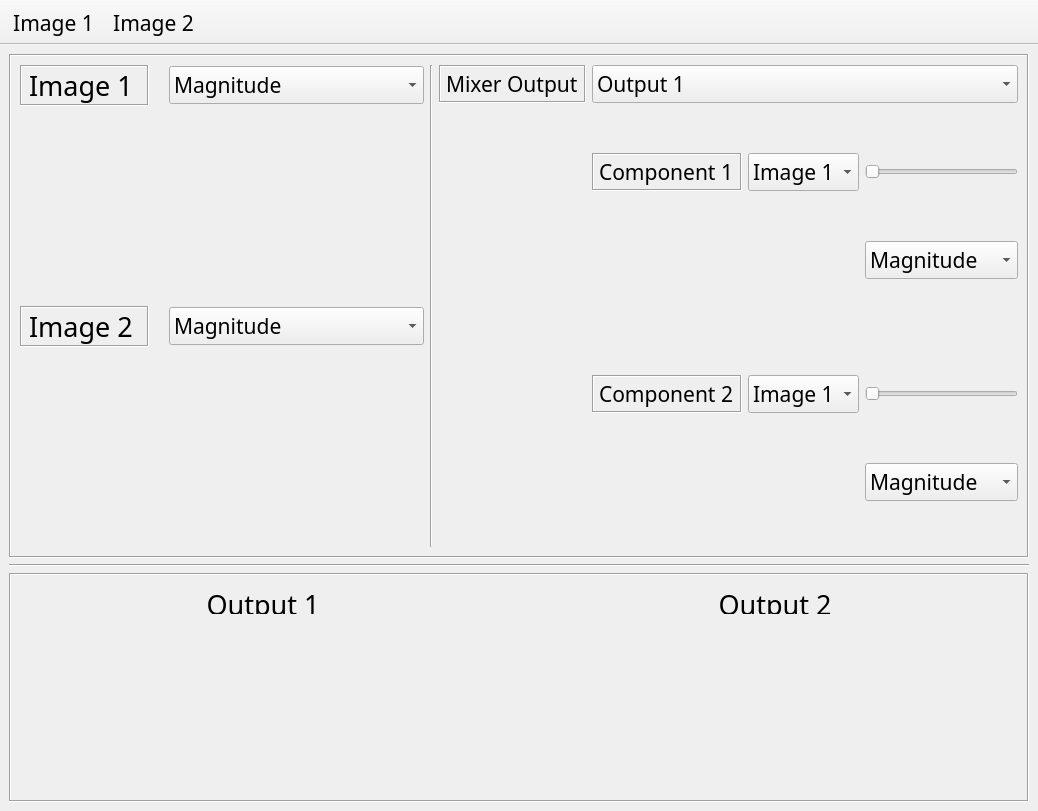
<?xml version="1.0" encoding="UTF-8"?>
<ui version="4.0">
 <class>MainWindow</class>
 <widget class="QMainWindow" name="MainWindow">
  <property name="geometry">
   <rect>
    <x>0</x>
    <y>0</y>
    <width>1038</width>
    <height>811</height>
   </rect>
  </property>
  <property name="sizePolicy">
   <sizepolicy hsizetype="Expanding" vsizetype="Expanding">
    <horstretch>0</horstretch>
    <verstretch>0</verstretch>
   </sizepolicy>
  </property>
  <property name="minimumSize">
   <size>
    <width>1038</width>
    <height>811</height>
   </size>
  </property>
  <property name="font">
   <font>
    <family>Sarai</family>
    <pointsize>16</pointsize>
   </font>
  </property>
  <property name="windowTitle">
   <string>MainWindow</string>
  </property>
  <widget class="QWidget" name="centralwidget">
   <layout class="QVBoxLayout" name="verticalLayout">
    <item>
     <widget class="QFrame" name="">
      <property name="frameShape">
       <enum>QFrame::Box</enum>
      </property>
      <property name="frameShadow">
       <enum>QFrame::Sunken</enum>
      </property>
      <layout class="QGridLayout" name="gridLayout_5">
       <item row="0" column="0">
        <layout class="QGridLayout" name="gridLayout">
         <property name="spacing">
          <number>0</number>
         </property>
         <item row="3" column="2">
          <widget class="ImageView" name="imageTwoMods" native="true">
           <property name="sizePolicy">
            <sizepolicy hsizetype="Expanding" vsizetype="Expanding">
             <horstretch>0</horstretch>
             <verstretch>0</verstretch>
            </sizepolicy>
           </property>
           <property name="minimumSize">
            <size>
             <width>0</width>
             <height>0</height>
            </size>
           </property>
           <property name="maximumSize">
            <size>
             <width>16777215</width>
             <height>16777215</height>
            </size>
           </property>
           <property name="sizeIncrement">
            <size>
             <width>0</width>
             <height>0</height>
            </size>
           </property>
          </widget>
         </item>
         <item row="2" column="0">
          <widget class="QLabel" name="label_2">
           <property name="sizePolicy">
            <sizepolicy hsizetype="Minimum" vsizetype="Minimum">
             <horstretch>0</horstretch>
             <verstretch>0</verstretch>
            </sizepolicy>
           </property>
           <property name="font">
            <font>
             <family>Sarai</family>
             <pointsize>20</pointsize>
             <weight>50</weight>
             <italic>false</italic>
             <bold>false</bold>
            </font>
           </property>
           <property name="frameShape">
            <enum>QFrame::Box</enum>
           </property>
           <property name="frameShadow">
            <enum>QFrame::Sunken</enum>
           </property>
           <property name="text">
            <string>Image 2 </string>
           </property>
          </widget>
         </item>
         <item row="1" column="2">
          <widget class="ImageView" name="imageOneMods" native="true">
           <property name="sizePolicy">
            <sizepolicy hsizetype="Expanding" vsizetype="Expanding">
             <horstretch>0</horstretch>
             <verstretch>0</verstretch>
            </sizepolicy>
           </property>
           <property name="minimumSize">
            <size>
             <width>0</width>
             <height>0</height>
            </size>
           </property>
           <property name="maximumSize">
            <size>
             <width>16777215</width>
             <height>16777215</height>
            </size>
           </property>
           <property name="sizeIncrement">
            <size>
             <width>0</width>
             <height>0</height>
            </size>
           </property>
          </widget>
         </item>
         <item row="1" column="1">
          <spacer name="verticalSpacer_4">
           <property name="orientation">
            <enum>Qt::Vertical</enum>
           </property>
           <property name="sizeType">
            <enum>QSizePolicy::Maximum</enum>
           </property>
           <property name="sizeHint" stdset="0">
            <size>
             <width>20</width>
             <height>200</height>
            </size>
           </property>
          </spacer>
         </item>
         <item row="3" column="0">
          <widget class="ImageView" name="imageTwoOrigin" native="true">
           <property name="sizePolicy">
            <sizepolicy hsizetype="Expanding" vsizetype="Expanding">
             <horstretch>0</horstretch>
             <verstretch>0</verstretch>
            </sizepolicy>
           </property>
           <property name="minimumSize">
            <size>
             <width>0</width>
             <height>0</height>
            </size>
           </property>
           <property name="maximumSize">
            <size>
             <width>16777215</width>
             <height>16777215</height>
            </size>
           </property>
           <property name="sizeIncrement">
            <size>
             <width>0</width>
             <height>0</height>
            </size>
           </property>
          </widget>
         </item>
         <item row="0" column="0">
          <widget class="QLabel" name="label">
           <property name="sizePolicy">
            <sizepolicy hsizetype="Minimum" vsizetype="Minimum">
             <horstretch>0</horstretch>
             <verstretch>0</verstretch>
            </sizepolicy>
           </property>
           <property name="font">
            <font>
             <family>Sarai</family>
             <pointsize>20</pointsize>
            </font>
           </property>
           <property name="frameShape">
            <enum>QFrame::Box</enum>
           </property>
           <property name="frameShadow">
            <enum>QFrame::Sunken</enum>
           </property>
           <property name="text">
            <string>Image 1</string>
           </property>
           <property name="textFormat">
            <enum>Qt::RichText</enum>
           </property>
          </widget>
         </item>
         <item row="0" column="2">
          <widget class="QComboBox" name="comboBox_3">
           <property name="font">
            <font>
             <family>Sarai</family>
            </font>
           </property>
           <item>
            <property name="text">
             <string>Magnitude</string>
            </property>
           </item>
           <item>
            <property name="text">
             <string>Phase</string>
            </property>
           </item>
           <item>
            <property name="text">
             <string>Real Component</string>
            </property>
           </item>
           <item>
            <property name="text">
             <string>Imaginary Component</string>
            </property>
           </item>
          </widget>
         </item>
         <item row="1" column="0">
          <widget class="ImageView" name="imageOneOrigin" native="true">
           <property name="sizePolicy">
            <sizepolicy hsizetype="Expanding" vsizetype="Expanding">
             <horstretch>0</horstretch>
             <verstretch>0</verstretch>
            </sizepolicy>
           </property>
           <property name="minimumSize">
            <size>
             <width>0</width>
             <height>0</height>
            </size>
           </property>
           <property name="maximumSize">
            <size>
             <width>16777215</width>
             <height>16777215</height>
            </size>
           </property>
           <property name="sizeIncrement">
            <size>
             <width>0</width>
             <height>0</height>
            </size>
           </property>
          </widget>
         </item>
         <item row="2" column="2">
          <widget class="QComboBox" name="comboBox_2">
           <property name="font">
            <font>
             <family>Sarai</family>
            </font>
           </property>
           <item>
            <property name="text">
             <string>Magnitude</string>
            </property>
           </item>
           <item>
            <property name="text">
             <string>Phase</string>
            </property>
           </item>
           <item>
            <property name="text">
             <string>Real Component</string>
            </property>
           </item>
           <item>
            <property name="text">
             <string>Imaginary Component</string>
            </property>
           </item>
          </widget>
         </item>
         <item row="3" column="1">
          <spacer name="verticalSpacer_3">
           <property name="orientation">
            <enum>Qt::Vertical</enum>
           </property>
           <property name="sizeType">
            <enum>QSizePolicy::Maximum</enum>
           </property>
           <property name="sizeHint" stdset="0">
            <size>
             <width>20</width>
             <height>200</height>
            </size>
           </property>
          </spacer>
         </item>
        </layout>
       </item>
       <item row="0" column="3">
        <layout class="QGridLayout" name="gridLayout_2">
         <item row="1" column="1">
          <layout class="QGridLayout" name="gridLayout_3">
           <item row="0" column="2">
            <widget class="QSlider" name="horizontalSlider">
             <property name="orientation">
              <enum>Qt::Horizontal</enum>
             </property>
            </widget>
           </item>
           <item row="0" column="1">
            <widget class="QComboBox" name="comboBox_4">
             <property name="font">
              <font>
               <family>Sarai</family>
              </font>
             </property>
             <item>
              <property name="text">
               <string>Image 1</string>
              </property>
             </item>
             <item>
              <property name="text">
               <string>Image 2 </string>
              </property>
             </item>
            </widget>
           </item>
           <item row="0" column="0">
            <widget class="QLabel" name="label_4">
             <property name="font">
              <font>
               <family>Sarai</family>
              </font>
             </property>
             <property name="frameShape">
              <enum>QFrame::Box</enum>
             </property>
             <property name="frameShadow">
              <enum>QFrame::Sunken</enum>
             </property>
             <property name="text">
              <string>Component 1</string>
             </property>
            </widget>
           </item>
           <item row="1" column="2">
            <widget class="QComboBox" name="comboBox_7">
             <property name="font">
              <font>
               <family>Sarai</family>
              </font>
             </property>
             <item>
              <property name="text">
               <string>Magnitude</string>
              </property>
             </item>
             <item>
              <property name="text">
               <string>Phase</string>
              </property>
             </item>
             <item>
              <property name="text">
               <string>Real Component</string>
              </property>
             </item>
             <item>
              <property name="text">
               <string>Imaginary Component</string>
              </property>
             </item>
             <item>
              <property name="text">
               <string>Uniform Magnitude</string>
              </property>
             </item>
             <item>
              <property name="text">
               <string>Uniform Phase </string>
              </property>
             </item>
            </widget>
           </item>
          </layout>
         </item>
         <item row="0" column="1">
          <widget class="QComboBox" name="comboBox">
           <property name="font">
            <font>
             <family>Sarai</family>
            </font>
           </property>
           <item>
            <property name="text">
             <string>Output 1</string>
            </property>
           </item>
           <item>
            <property name="text">
             <string>Output 2</string>
            </property>
           </item>
          </widget>
         </item>
         <item row="0" column="0">
          <widget class="QLabel" name="label_3">
           <property name="font">
            <font>
             <family>Sarai</family>
            </font>
           </property>
           <property name="frameShape">
            <enum>QFrame::Box</enum>
           </property>
           <property name="frameShadow">
            <enum>QFrame::Sunken</enum>
           </property>
           <property name="text">
            <string>Mixer Output</string>
           </property>
          </widget>
         </item>
         <item row="2" column="1">
          <layout class="QGridLayout" name="gridLayout_4">
           <item row="0" column="0">
            <widget class="QLabel" name="label_8">
             <property name="font">
              <font>
               <family>Sarai</family>
              </font>
             </property>
             <property name="frameShape">
              <enum>QFrame::Box</enum>
             </property>
             <property name="frameShadow">
              <enum>QFrame::Sunken</enum>
             </property>
             <property name="text">
              <string>Component 2</string>
             </property>
            </widget>
           </item>
           <item row="0" column="1">
            <widget class="QComboBox" name="comboBox_5">
             <property name="font">
              <font>
               <family>Sarai</family>
              </font>
             </property>
             <item>
              <property name="text">
               <string>Image 1</string>
              </property>
             </item>
             <item>
              <property name="text">
               <string>Image 2 </string>
              </property>
             </item>
            </widget>
           </item>
           <item row="0" column="2">
            <widget class="QSlider" name="horizontalSlider_2">
             <property name="orientation">
              <enum>Qt::Horizontal</enum>
             </property>
            </widget>
           </item>
           <item row="1" column="2">
            <widget class="QComboBox" name="comboBox_9">
             <property name="font">
              <font>
               <family>Sarai</family>
              </font>
             </property>
             <item>
              <property name="text">
               <string>Magnitude</string>
              </property>
             </item>
             <item>
              <property name="text">
               <string>Phase</string>
              </property>
             </item>
             <item>
              <property name="text">
               <string>Real Component</string>
              </property>
             </item>
             <item>
              <property name="text">
               <string>Imaginary Component</string>
              </property>
             </item>
             <item>
              <property name="text">
               <string>Uniform Magnitude</string>
              </property>
             </item>
             <item>
              <property name="text">
               <string>Uniform Phase </string>
              </property>
             </item>
            </widget>
           </item>
          </layout>
         </item>
         <item row="1" column="0">
          <spacer name="verticalSpacer">
           <property name="orientation">
            <enum>Qt::Vertical</enum>
           </property>
           <property name="sizeHint" stdset="0">
            <size>
             <width>20</width>
             <height>40</height>
            </size>
           </property>
          </spacer>
         </item>
         <item row="2" column="0">
          <spacer name="verticalSpacer_2">
           <property name="orientation">
            <enum>Qt::Vertical</enum>
           </property>
           <property name="sizeHint" stdset="0">
            <size>
             <width>20</width>
             <height>40</height>
            </size>
           </property>
          </spacer>
         </item>
        </layout>
       </item>
       <item row="0" column="1">
        <widget class="Line" name="line_2">
         <property name="orientation">
          <enum>Qt::Vertical</enum>
         </property>
        </widget>
       </item>
      </layout>
     </widget>
    </item>
    <item>
     <widget class="Line" name="line">
      <property name="orientation">
       <enum>Qt::Horizontal</enum>
      </property>
     </widget>
    </item>
    <item>
     <widget class="QFrame" name="">
      <property name="frameShape">
       <enum>QFrame::Box</enum>
      </property>
      <property name="frameShadow">
       <enum>QFrame::Sunken</enum>
      </property>
      <layout class="QGridLayout" name="gridLayout_6">
       <property name="sizeConstraint">
        <enum>QLayout::SetMinimumSize</enum>
       </property>
       <item row="1" column="2">
        <widget class="ImageView" name="widget_2" native="true">
         <property name="sizePolicy">
          <sizepolicy hsizetype="Expanding" vsizetype="Expanding">
           <horstretch>0</horstretch>
           <verstretch>0</verstretch>
          </sizepolicy>
         </property>
         <property name="minimumSize">
          <size>
           <width>0</width>
           <height>0</height>
          </size>
         </property>
         <property name="maximumSize">
          <size>
           <width>16777215</width>
           <height>300</height>
          </size>
         </property>
        </widget>
       </item>
       <item row="0" column="2">
        <widget class="QLabel" name="label_6">
         <property name="maximumSize">
          <size>
           <width>16777215</width>
           <height>20</height>
          </size>
         </property>
         <property name="font">
          <font>
           <family>Sarai</family>
           <pointsize>20</pointsize>
          </font>
         </property>
         <property name="frameShape">
          <enum>QFrame::NoFrame</enum>
         </property>
         <property name="frameShadow">
          <enum>QFrame::Plain</enum>
         </property>
         <property name="text">
          <string>Output 2</string>
         </property>
         <property name="alignment">
          <set>Qt::AlignCenter</set>
         </property>
        </widget>
       </item>
       <item row="0" column="0">
        <widget class="QLabel" name="label_5">
         <property name="maximumSize">
          <size>
           <width>16777215</width>
           <height>20</height>
          </size>
         </property>
         <property name="font">
          <font>
           <family>Sarai</family>
           <pointsize>20</pointsize>
          </font>
         </property>
         <property name="frameShape">
          <enum>QFrame::NoFrame</enum>
         </property>
         <property name="frameShadow">
          <enum>QFrame::Plain</enum>
         </property>
         <property name="text">
          <string>Output 1</string>
         </property>
         <property name="alignment">
          <set>Qt::AlignCenter</set>
         </property>
        </widget>
       </item>
       <item row="1" column="0">
        <widget class="ImageView" name="widget" native="true">
         <property name="sizePolicy">
          <sizepolicy hsizetype="Expanding" vsizetype="Expanding">
           <horstretch>0</horstretch>
           <verstretch>0</verstretch>
          </sizepolicy>
         </property>
         <property name="minimumSize">
          <size>
           <width>0</width>
           <height>0</height>
          </size>
         </property>
         <property name="maximumSize">
          <size>
           <width>16777215</width>
           <height>300</height>
          </size>
         </property>
        </widget>
       </item>
       <item row="0" column="1">
        <spacer name="verticalSpacer_5">
         <property name="orientation">
          <enum>Qt::Vertical</enum>
         </property>
         <property name="sizeType">
          <enum>QSizePolicy::Minimum</enum>
         </property>
         <property name="sizeHint" stdset="0">
          <size>
           <width>20</width>
           <height>40</height>
          </size>
         </property>
        </spacer>
       </item>
      </layout>
     </widget>
    </item>
   </layout>
  </widget>
  <widget class="QMenuBar" name="menubar">
   <property name="geometry">
    <rect>
     <x>0</x>
     <y>0</y>
     <width>1038</width>
     <height>28</height>
    </rect>
   </property>
  </widget>
  <widget class="QToolBar" name="toolBar">
   <property name="windowTitle">
    <string>toolBar</string>
   </property>
   <property name="movable">
    <bool>false</bool>
   </property>
   <attribute name="toolBarArea">
    <enum>TopToolBarArea</enum>
   </attribute>
   <attribute name="toolBarBreak">
    <bool>false</bool>
   </attribute>
   <addaction name="actionImage_1"/>
   <addaction name="actionImage_2"/>
  </widget>
  <action name="actionImage_1">
   <property name="text">
    <string>Image 1</string>
   </property>
  </action>
  <action name="actionImage_2">
   <property name="text">
    <string>Image 2</string>
   </property>
  </action>
 </widget>
 <customwidgets>
  <customwidget>
   <class>ImageView</class>
   <extends>QWidget</extends>
   <header>pyqtgraph</header>
   <container>1</container>
  </customwidget>
 </customwidgets>
 <resources/>
 <connections/>
</ui>
